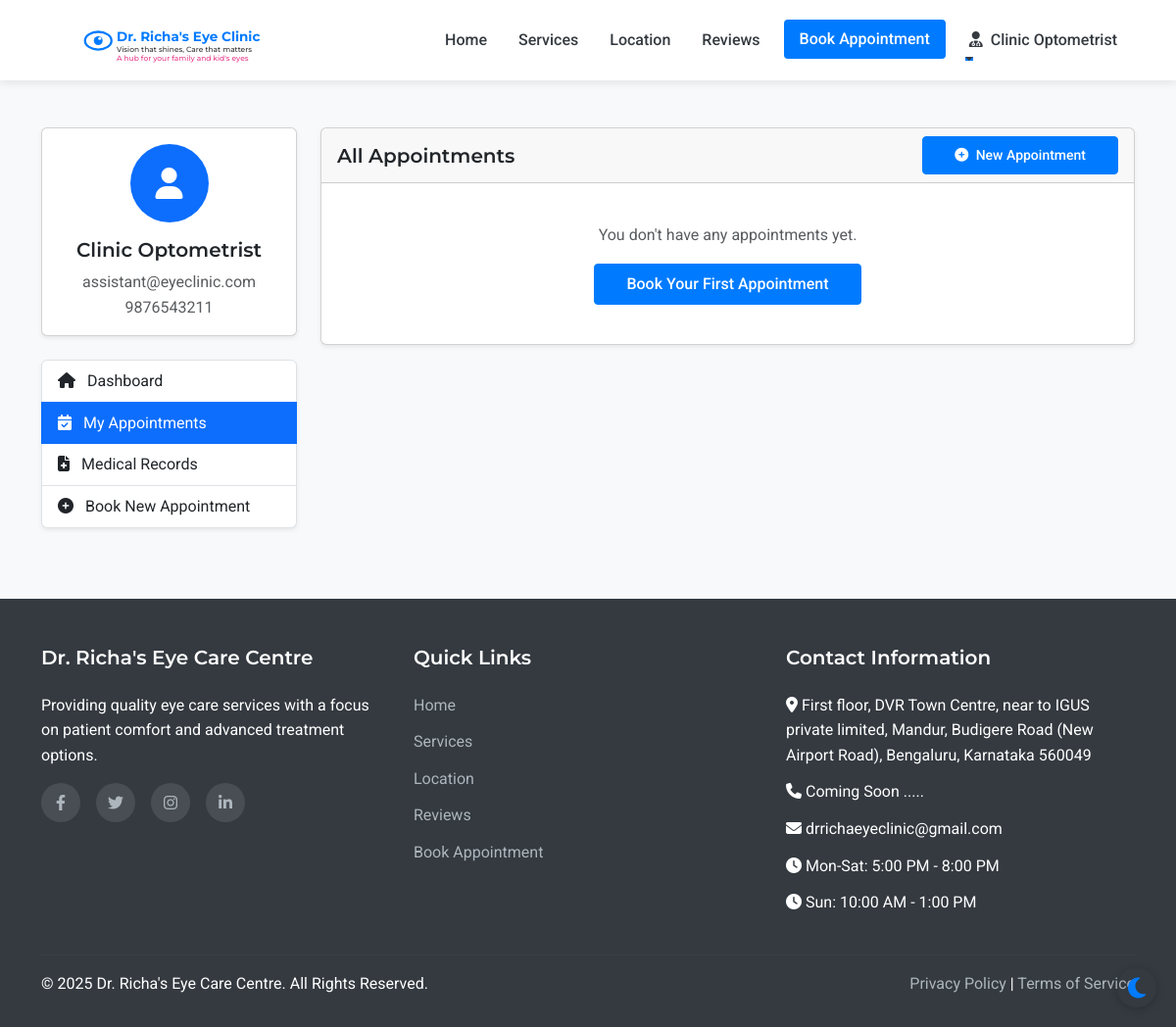
The page /patient/appointments (signed in) on the database as committed earlier.
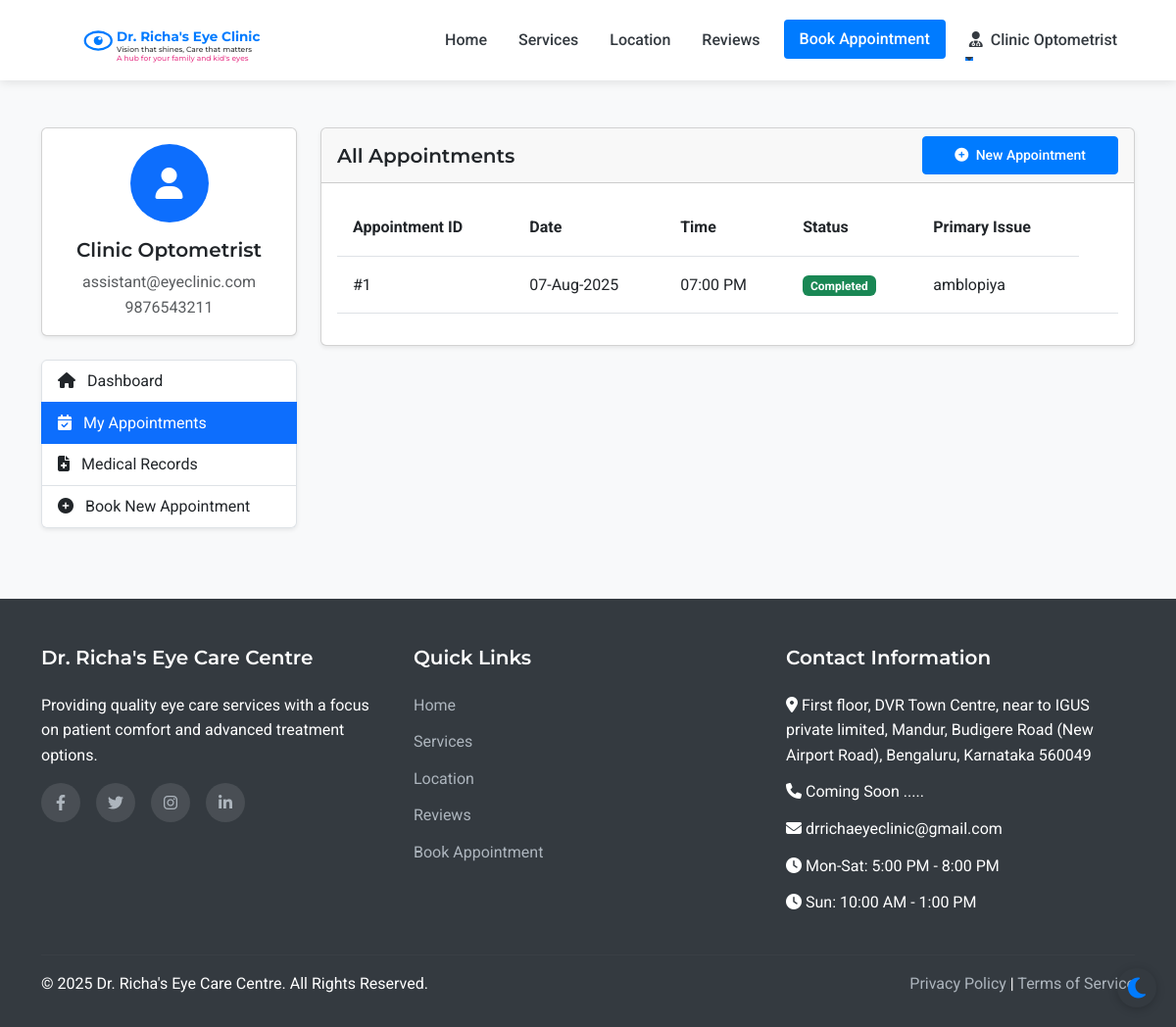
The same page on the database as committed later.
### models.py (models this page shows, shortened)
class Appointment(db.Model):
    id = db.Column(db.Integer, primary_key=True)
    patient_id = db.Column(db.Integer, db.ForeignKey('patient.id'), nullable=False)
    appointment_date = db.Column(db.Date, nullable=False)
    appointment_time = db.Column(db.Time, nullable=False)
    primary_issue = db.Column(db.Text, nullable=True)
    referral_info = db.Column(db.String(255), nullable=True)
    status = db.Column(db.String(20), default='scheduled')  # scheduled, completed, cancelled
    created_at = db.Column(db.DateTime, default=datetime.utcnow)
    consultation_fee = db.Column(db.Float, nullable=False, default=500.0)
    payment_status = db.Column(db.String(20), default='pending')  # pending, paid

### routes.py (the view)
@app.route('/patient/appointments')
@login_required
def patient_appointments():
    appointments = Appointment.query.filter_by(patient_id=current_user.id).order_by(desc(Appointment.appointment_date)).all()
    form = FlaskForm()
    return render_template('patient/appointments.html', appointments=appointments, form=form)

### app.py (called while the page is built)
@login_manager.user_loader
def load_user(user_id):
    from models import Doctor, Assistant, Admin, Patient
    try:
        if user_id.startswith('doctor_'):
            return Doctor.query.get(int(user_id.split('_')[1]))
        elif user_id.startswith('assistant_'):
            return Assistant.query.get(int(user_id.split('_')[1]))
        elif user_id.startswith('admin_'):
            return Admin.query.get(int(user_id.split('_')[1]))
        else:
            return Patient.query.get(int(user_id))
    except (ValueError, AttributeError):
        return None

### routes.py (called while the page is built)
@app.context_processor
def inject_now():
    return {'now': datetime.now()}

### templates/patient/appointments.html (shortened to what the changed rows need)
{% extends 'layout.html' %}
{% block content %}
<section class="py-5 bg-light">
    <div class="container">
        <div class="row">
            <div class="col-lg-9">
                <div class="card shadow-sm mb-4">
                    <div class="card-body">
                        {% if appointments %}
                            <div class="table-responsive">
                                <table class="table table-hover">
                                    <thead>
                                        <tr>
                                            <th>Appointment ID</th>
                                            <th>Date</th>
                                            <th>Time</th>
                                            <th>Status</th>
                                            <th>Primary Issue</th>
                                        </tr>
                                    </thead>
                                    <tbody>
                                        {% for appointment in appointments %}
                                            <tr>
                                                <td>#{{ appointment.id }}</td>
                                                <td>{{ appointment.appointment_date.strftime('%d-%b-%Y') }}</td>
                                                <td>{{ appointment.appointment_time.strftime('%I:%M %p') }}</td>
                                                <td>
                                                    {% if appointment.status == 'scheduled' %}
                                                        <span class="badge bg-info">Scheduled</span>
                                                    {% elif appointment.status == 'completed' %}
                                                        <span class="badge bg-success">Completed</span>
                                                    {% elif appointment.status == 'cancelled' %}
                                                        <span class="badge bg-danger">Cancelled</span>
                                                    {% else %}
                                                        <span class="badge bg-secondary">{{ appointment.status }}</span>
                                                    {% endif %}
                                                </td>
                                                <td>{{ appointment.primary_issue or 'Not specified' }}</td>
                                                <td>
                                                </td>
                                            </tr>
                                        {% endfor %}
                                    </tbody>
                                </table>
                            </div>
                        {% else %}
                            <div class="text-center p-4">
                                <p class="text-muted mb-3">You don't have any appointments yet.</p>
                                <a href="{{ url_for('appointment') }}" class="btn btn-primary">Book Your First Appointment</a>
                            </div>
                        {% endif %}
                    </div>
                </div>
            </div>
        </div>
    </div>
</section>
{% endblock %}

Rows that differ between the two databases and show on the page:
added Appointment: id "1", appointment_date "07-Aug-2025", appointment_time "07:00 PM", status "Completed", primary_issue "amblopiya"
Other text that changed with them:
text no longer shown: "You don't have any appointments yet. Book Your First Appointment"
text now shown: "Appointment ID Date Time Status Primary Issue"
